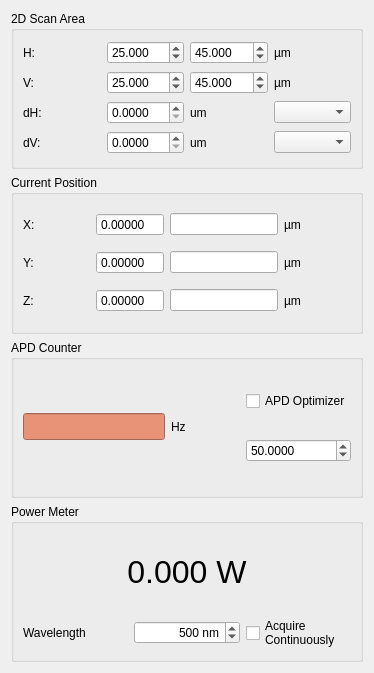
<?xml version="1.0" encoding="UTF-8"?>
<ui version="4.0">
 <class>Form</class>
 <widget class="QWidget" name="Form">
  <property name="geometry">
   <rect>
    <x>0</x>
    <y>0</y>
    <width>374</width>
    <height>673</height>
   </rect>
  </property>
  <property name="windowTitle">
   <string>WinSpecRemoteReadout</string>
  </property>
  <layout class="QVBoxLayout" name="verticalLayout">
   <item>
    <widget class="QGroupBox" name="groupBox_scanarea">
     <property name="title">
      <string>2D Scan Area</string>
     </property>
     <layout class="QGridLayout" name="gridLayout">
      <item row="3" column="0">
       <widget class="QLabel" name="dh_label">
        <property name="text">
         <string>dH:</string>
        </property>
       </widget>
      </item>
      <item row="4" column="2">
       <widget class="QLabel" name="label_9">
        <property name="text">
         <string>um</string>
        </property>
       </widget>
      </item>
      <item row="3" column="2">
       <widget class="QLabel" name="label_7">
        <property name="text">
         <string>um</string>
        </property>
       </widget>
      </item>
      <item row="0" column="2">
       <widget class="QDoubleSpinBox" name="h1_doubleSpinBox">
        <property name="decimals">
         <number>3</number>
        </property>
        <property name="value">
         <double>45.000000000000000</double>
        </property>
       </widget>
      </item>
      <item row="2" column="1">
       <widget class="QDoubleSpinBox" name="v0_doubleSpinBox">
        <property name="decimals">
         <number>3</number>
        </property>
        <property name="value">
         <double>25.000000000000000</double>
        </property>
       </widget>
      </item>
      <item row="0" column="1">
       <widget class="QDoubleSpinBox" name="h0_doubleSpinBox">
        <property name="decimals">
         <number>3</number>
        </property>
        <property name="value">
         <double>25.000000000000000</double>
        </property>
       </widget>
      </item>
      <item row="2" column="0">
       <widget class="QLabel" name="v_label">
        <property name="text">
         <string>V:</string>
        </property>
       </widget>
      </item>
      <item row="0" column="3">
       <widget class="QLabel" name="label_2">
        <property name="text">
         <string>µm</string>
        </property>
       </widget>
      </item>
      <item row="2" column="3">
       <widget class="QLabel" name="label_4">
        <property name="text">
         <string>µm</string>
        </property>
       </widget>
      </item>
      <item row="0" column="0">
       <widget class="QLabel" name="h_label">
        <property name="text">
         <string>H:</string>
        </property>
       </widget>
      </item>
      <item row="2" column="2">
       <widget class="QDoubleSpinBox" name="v1_doubleSpinBox">
        <property name="decimals">
         <number>3</number>
        </property>
        <property name="value">
         <double>45.000000000000000</double>
        </property>
       </widget>
      </item>
      <item row="4" column="0">
       <widget class="QLabel" name="dv_label">
        <property name="text">
         <string>dV:</string>
        </property>
       </widget>
      </item>
      <item row="3" column="1">
       <widget class="QDoubleSpinBox" name="dh_doubleSpinBox">
        <property name="decimals">
         <number>4</number>
        </property>
       </widget>
      </item>
      <item row="4" column="1">
       <widget class="QDoubleSpinBox" name="dv_doubleSpinBox">
        <property name="decimals">
         <number>4</number>
        </property>
       </widget>
      </item>
      <item row="4" column="3">
       <widget class="QComboBox" name="v_axis_comboBox"/>
      </item>
      <item row="3" column="3">
       <widget class="QComboBox" name="h_axis_comboBox"/>
      </item>
     </layout>
    </widget>
   </item>
   <item>
    <widget class="QGroupBox" name="groupBox_stageposition">
     <property name="title">
      <string>Current Position</string>
     </property>
     <layout class="QGridLayout" name="gridLayout_3">
      <item row="2" column="2">
       <widget class="QLineEdit" name="z_set_lineEdit">
        <property name="sizePolicy">
         <sizepolicy hsizetype="Minimum" vsizetype="Fixed">
          <horstretch>0</horstretch>
          <verstretch>0</verstretch>
         </sizepolicy>
        </property>
       </widget>
      </item>
      <item row="1" column="3">
       <widget class="QLabel" name="label_13">
        <property name="text">
         <string>µm</string>
        </property>
       </widget>
      </item>
      <item row="0" column="2">
       <widget class="QLineEdit" name="x_set_lineEdit">
        <property name="sizePolicy">
         <sizepolicy hsizetype="Minimum" vsizetype="Fixed">
          <horstretch>0</horstretch>
          <verstretch>0</verstretch>
         </sizepolicy>
        </property>
       </widget>
      </item>
      <item row="2" column="0">
       <widget class="QLabel" name="label_14">
        <property name="text">
         <string>Z:</string>
        </property>
       </widget>
      </item>
      <item row="0" column="1">
       <widget class="QDoubleSpinBox" name="cx_doubleSpinBox">
        <property name="focusPolicy">
         <enum>Qt::NoFocus</enum>
        </property>
        <property name="readOnly">
         <bool>true</bool>
        </property>
        <property name="buttonSymbols">
         <enum>QAbstractSpinBox::NoButtons</enum>
        </property>
        <property name="keyboardTracking">
         <bool>false</bool>
        </property>
        <property name="decimals">
         <number>5</number>
        </property>
       </widget>
      </item>
      <item row="0" column="3">
       <widget class="QLabel" name="label_11">
        <property name="text">
         <string>µm</string>
        </property>
       </widget>
      </item>
      <item row="0" column="0">
       <widget class="QLabel" name="label_10">
        <property name="text">
         <string>X:</string>
        </property>
       </widget>
      </item>
      <item row="1" column="0">
       <widget class="QLabel" name="label_12">
        <property name="text">
         <string>Y:</string>
        </property>
       </widget>
      </item>
      <item row="1" column="1">
       <widget class="QDoubleSpinBox" name="cy_doubleSpinBox">
        <property name="focusPolicy">
         <enum>Qt::NoFocus</enum>
        </property>
        <property name="readOnly">
         <bool>true</bool>
        </property>
        <property name="buttonSymbols">
         <enum>QAbstractSpinBox::NoButtons</enum>
        </property>
        <property name="keyboardTracking">
         <bool>false</bool>
        </property>
        <property name="decimals">
         <number>5</number>
        </property>
       </widget>
      </item>
      <item row="1" column="2">
       <widget class="QLineEdit" name="y_set_lineEdit">
        <property name="sizePolicy">
         <sizepolicy hsizetype="Minimum" vsizetype="Fixed">
          <horstretch>0</horstretch>
          <verstretch>0</verstretch>
         </sizepolicy>
        </property>
       </widget>
      </item>
      <item row="2" column="1">
       <widget class="QDoubleSpinBox" name="cz_doubleSpinBox">
        <property name="focusPolicy">
         <enum>Qt::NoFocus</enum>
        </property>
        <property name="readOnly">
         <bool>true</bool>
        </property>
        <property name="buttonSymbols">
         <enum>QAbstractSpinBox::NoButtons</enum>
        </property>
        <property name="keyboardTracking">
         <bool>false</bool>
        </property>
        <property name="decimals">
         <number>5</number>
        </property>
       </widget>
      </item>
      <item row="2" column="3">
       <widget class="QLabel" name="label_15">
        <property name="text">
         <string>µm</string>
        </property>
       </widget>
      </item>
     </layout>
    </widget>
   </item>
   <item>
    <widget class="QGroupBox" name="groupBox_apd">
     <property name="title">
      <string>APD Counter</string>
     </property>
     <layout class="QGridLayout" name="gridLayout_5">
      <item row="0" column="3">
       <widget class="QCheckBox" name="apd_optimize_startstop_checkBox">
        <property name="text">
         <string>APD Optimizer</string>
        </property>
       </widget>
      </item>
      <item row="1" column="3">
       <widget class="QDoubleSpinBox" name="apd_counter_int_doubleSpinBox">
        <property name="suffix">
         <string/>
        </property>
        <property name="decimals">
         <number>4</number>
        </property>
        <property name="minimum">
         <double>1.000000000000000</double>
        </property>
        <property name="maximum">
         <double>1000.000000000000000</double>
        </property>
        <property name="value">
         <double>50.000000000000000</double>
        </property>
       </widget>
      </item>
      <item row="0" column="0" rowspan="2" colspan="2">
       <widget class="QLineEdit" name="apd_counter_output_lineEdit">
        <property name="palette">
         <palette>
          <active>
           <colorrole role="WindowText">
            <brush brushstyle="SolidPattern">
             <color alpha="255">
              <red>0</red>
              <green>0</green>
              <blue>0</blue>
             </color>
            </brush>
           </colorrole>
           <colorrole role="Button">
            <brush brushstyle="SolidPattern">
             <color alpha="255">
              <red>232</red>
              <green>146</green>
              <blue>120</blue>
             </color>
            </brush>
           </colorrole>
           <colorrole role="Light">
            <brush brushstyle="SolidPattern">
             <color alpha="255">
              <red>255</red>
              <green>232</green>
              <blue>225</blue>
             </color>
            </brush>
           </colorrole>
           <colorrole role="Midlight">
            <brush brushstyle="SolidPattern">
             <color alpha="255">
              <red>243</red>
              <green>189</green>
              <blue>172</blue>
             </color>
            </brush>
           </colorrole>
           <colorrole role="Dark">
            <brush brushstyle="SolidPattern">
             <color alpha="255">
              <red>116</red>
              <green>73</green>
              <blue>60</blue>
             </color>
            </brush>
           </colorrole>
           <colorrole role="Mid">
            <brush brushstyle="SolidPattern">
             <color alpha="255">
              <red>155</red>
              <green>97</green>
              <blue>80</blue>
             </color>
            </brush>
           </colorrole>
           <colorrole role="Text">
            <brush brushstyle="SolidPattern">
             <color alpha="255">
              <red>0</red>
              <green>0</green>
              <blue>0</blue>
             </color>
            </brush>
           </colorrole>
           <colorrole role="BrightText">
            <brush brushstyle="SolidPattern">
             <color alpha="255">
              <red>255</red>
              <green>255</green>
              <blue>255</blue>
             </color>
            </brush>
           </colorrole>
           <colorrole role="ButtonText">
            <brush brushstyle="SolidPattern">
             <color alpha="255">
              <red>0</red>
              <green>0</green>
              <blue>0</blue>
             </color>
            </brush>
           </colorrole>
           <colorrole role="Base">
            <brush brushstyle="SolidPattern">
             <color alpha="255">
              <red>232</red>
              <green>146</green>
              <blue>120</blue>
             </color>
            </brush>
           </colorrole>
           <colorrole role="Window">
            <brush brushstyle="SolidPattern">
             <color alpha="255">
              <red>232</red>
              <green>146</green>
              <blue>120</blue>
             </color>
            </brush>
           </colorrole>
           <colorrole role="Shadow">
            <brush brushstyle="SolidPattern">
             <color alpha="255">
              <red>0</red>
              <green>0</green>
              <blue>0</blue>
             </color>
            </brush>
           </colorrole>
           <colorrole role="AlternateBase">
            <brush brushstyle="SolidPattern">
             <color alpha="255">
              <red>243</red>
              <green>200</green>
              <blue>187</blue>
             </color>
            </brush>
           </colorrole>
           <colorrole role="ToolTipBase">
            <brush brushstyle="SolidPattern">
             <color alpha="255">
              <red>255</red>
              <green>255</green>
              <blue>220</blue>
             </color>
            </brush>
           </colorrole>
           <colorrole role="ToolTipText">
            <brush brushstyle="SolidPattern">
             <color alpha="255">
              <red>0</red>
              <green>0</green>
              <blue>0</blue>
             </color>
            </brush>
           </colorrole>
          </active>
          <inactive>
           <colorrole role="WindowText">
            <brush brushstyle="SolidPattern">
             <color alpha="255">
              <red>0</red>
              <green>0</green>
              <blue>0</blue>
             </color>
            </brush>
           </colorrole>
           <colorrole role="Button">
            <brush brushstyle="SolidPattern">
             <color alpha="255">
              <red>232</red>
              <green>146</green>
              <blue>120</blue>
             </color>
            </brush>
           </colorrole>
           <colorrole role="Light">
            <brush brushstyle="SolidPattern">
             <color alpha="255">
              <red>255</red>
              <green>232</green>
              <blue>225</blue>
             </color>
            </brush>
           </colorrole>
           <colorrole role="Midlight">
            <brush brushstyle="SolidPattern">
             <color alpha="255">
              <red>243</red>
              <green>189</green>
              <blue>172</blue>
             </color>
            </brush>
           </colorrole>
           <colorrole role="Dark">
            <brush brushstyle="SolidPattern">
             <color alpha="255">
              <red>116</red>
              <green>73</green>
              <blue>60</blue>
             </color>
            </brush>
           </colorrole>
           <colorrole role="Mid">
            <brush brushstyle="SolidPattern">
             <color alpha="255">
              <red>155</red>
              <green>97</green>
              <blue>80</blue>
             </color>
            </brush>
           </colorrole>
           <colorrole role="Text">
            <brush brushstyle="SolidPattern">
             <color alpha="255">
              <red>0</red>
              <green>0</green>
              <blue>0</blue>
             </color>
            </brush>
           </colorrole>
           <colorrole role="BrightText">
            <brush brushstyle="SolidPattern">
             <color alpha="255">
              <red>255</red>
              <green>255</green>
              <blue>255</blue>
             </color>
            </brush>
           </colorrole>
           <colorrole role="ButtonText">
            <brush brushstyle="SolidPattern">
             <color alpha="255">
              <red>0</red>
              <green>0</green>
              <blue>0</blue>
             </color>
            </brush>
           </colorrole>
           <colorrole role="Base">
            <brush brushstyle="SolidPattern">
             <color alpha="255">
              <red>232</red>
              <green>146</green>
              <blue>120</blue>
             </color>
            </brush>
           </colorrole>
           <colorrole role="Window">
            <brush brushstyle="SolidPattern">
             <color alpha="255">
              <red>232</red>
              <green>146</green>
              <blue>120</blue>
             </color>
            </brush>
           </colorrole>
           <colorrole role="Shadow">
            <brush brushstyle="SolidPattern">
             <color alpha="255">
              <red>0</red>
              <green>0</green>
              <blue>0</blue>
             </color>
            </brush>
           </colorrole>
           <colorrole role="AlternateBase">
            <brush brushstyle="SolidPattern">
             <color alpha="255">
              <red>243</red>
              <green>200</green>
              <blue>187</blue>
             </color>
            </brush>
           </colorrole>
           <colorrole role="ToolTipBase">
            <brush brushstyle="SolidPattern">
             <color alpha="255">
              <red>255</red>
              <green>255</green>
              <blue>220</blue>
             </color>
            </brush>
           </colorrole>
           <colorrole role="ToolTipText">
            <brush brushstyle="SolidPattern">
             <color alpha="255">
              <red>0</red>
              <green>0</green>
              <blue>0</blue>
             </color>
            </brush>
           </colorrole>
          </inactive>
          <disabled>
           <colorrole role="WindowText">
            <brush brushstyle="SolidPattern">
             <color alpha="255">
              <red>116</red>
              <green>73</green>
              <blue>60</blue>
             </color>
            </brush>
           </colorrole>
           <colorrole role="Button">
            <brush brushstyle="SolidPattern">
             <color alpha="255">
              <red>232</red>
              <green>146</green>
              <blue>120</blue>
             </color>
            </brush>
           </colorrole>
           <colorrole role="Light">
            <brush brushstyle="SolidPattern">
             <color alpha="255">
              <red>255</red>
              <green>232</green>
              <blue>225</blue>
             </color>
            </brush>
           </colorrole>
           <colorrole role="Midlight">
            <brush brushstyle="SolidPattern">
             <color alpha="255">
              <red>243</red>
              <green>189</green>
              <blue>172</blue>
             </color>
            </brush>
           </colorrole>
           <colorrole role="Dark">
            <brush brushstyle="SolidPattern">
             <color alpha="255">
              <red>116</red>
              <green>73</green>
              <blue>60</blue>
             </color>
            </brush>
           </colorrole>
           <colorrole role="Mid">
            <brush brushstyle="SolidPattern">
             <color alpha="255">
              <red>155</red>
              <green>97</green>
              <blue>80</blue>
             </color>
            </brush>
           </colorrole>
           <colorrole role="Text">
            <brush brushstyle="SolidPattern">
             <color alpha="255">
              <red>116</red>
              <green>73</green>
              <blue>60</blue>
             </color>
            </brush>
           </colorrole>
           <colorrole role="BrightText">
            <brush brushstyle="SolidPattern">
             <color alpha="255">
              <red>255</red>
              <green>255</green>
              <blue>255</blue>
             </color>
            </brush>
           </colorrole>
           <colorrole role="ButtonText">
            <brush brushstyle="SolidPattern">
             <color alpha="255">
              <red>116</red>
              <green>73</green>
              <blue>60</blue>
             </color>
            </brush>
           </colorrole>
           <colorrole role="Base">
            <brush brushstyle="SolidPattern">
             <color alpha="255">
              <red>232</red>
              <green>146</green>
              <blue>120</blue>
             </color>
            </brush>
           </colorrole>
           <colorrole role="Window">
            <brush brushstyle="SolidPattern">
             <color alpha="255">
              <red>232</red>
              <green>146</green>
              <blue>120</blue>
             </color>
            </brush>
           </colorrole>
           <colorrole role="Shadow">
            <brush brushstyle="SolidPattern">
             <color alpha="255">
              <red>0</red>
              <green>0</green>
              <blue>0</blue>
             </color>
            </brush>
           </colorrole>
           <colorrole role="AlternateBase">
            <brush brushstyle="SolidPattern">
             <color alpha="255">
              <red>232</red>
              <green>146</green>
              <blue>120</blue>
             </color>
            </brush>
           </colorrole>
           <colorrole role="ToolTipBase">
            <brush brushstyle="SolidPattern">
             <color alpha="255">
              <red>255</red>
              <green>255</green>
              <blue>220</blue>
             </color>
            </brush>
           </colorrole>
           <colorrole role="ToolTipText">
            <brush brushstyle="SolidPattern">
             <color alpha="255">
              <red>0</red>
              <green>0</green>
              <blue>0</blue>
             </color>
            </brush>
           </colorrole>
          </disabled>
         </palette>
        </property>
        <property name="font">
         <font>
          <pointsize>12</pointsize>
         </font>
        </property>
        <property name="focusPolicy">
         <enum>Qt::NoFocus</enum>
        </property>
        <property name="readOnly">
         <bool>true</bool>
        </property>
       </widget>
      </item>
      <item row="0" column="2" rowspan="2">
       <widget class="QLabel" name="label_16">
        <property name="text">
         <string>Hz</string>
        </property>
       </widget>
      </item>
     </layout>
    </widget>
   </item>
   <item>
    <widget class="QGroupBox" name="groupBox_2">
     <property name="title">
      <string>Power Meter</string>
     </property>
     <layout class="QGridLayout" name="gridLayout_9">
      <item row="1" column="0">
       <widget class="QLabel" name="label_26">
        <property name="text">
         <string>Wavelength</string>
        </property>
       </widget>
      </item>
      <item row="0" column="0" colspan="3">
       <widget class="QLabel" name="power_meter_power_label">
        <property name="font">
         <font>
          <pointsize>24</pointsize>
         </font>
        </property>
        <property name="text">
         <string>0.000 W</string>
        </property>
        <property name="textFormat">
         <enum>Qt::PlainText</enum>
        </property>
        <property name="alignment">
         <set>Qt::AlignCenter</set>
        </property>
       </widget>
      </item>
      <item row="1" column="2">
       <widget class="QCheckBox" name="power_meter_acquire_cont_checkBox">
        <property name="enabled">
         <bool>true</bool>
        </property>
        <property name="text">
         <string>Acquire
Continuously</string>
        </property>
       </widget>
      </item>
      <item row="1" column="1">
       <widget class="QDoubleSpinBox" name="power_meter_wl_doubleSpinBox">
        <property name="alignment">
         <set>Qt::AlignRight|Qt::AlignTrailing|Qt::AlignVCenter</set>
        </property>
        <property name="prefix">
         <string/>
        </property>
        <property name="suffix">
         <string> nm</string>
        </property>
        <property name="decimals">
         <number>0</number>
        </property>
        <property name="minimum">
         <double>100.000000000000000</double>
        </property>
        <property name="maximum">
         <double>3000.000000000000000</double>
        </property>
        <property name="value">
         <double>500.000000000000000</double>
        </property>
       </widget>
      </item>
     </layout>
    </widget>
   </item>
  </layout>
 </widget>
 <resources/>
 <connections/>
</ui>
